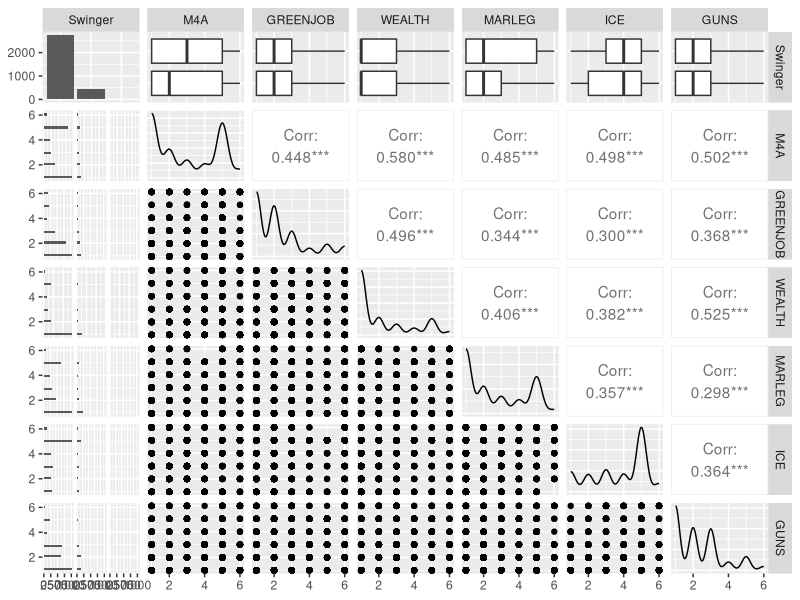
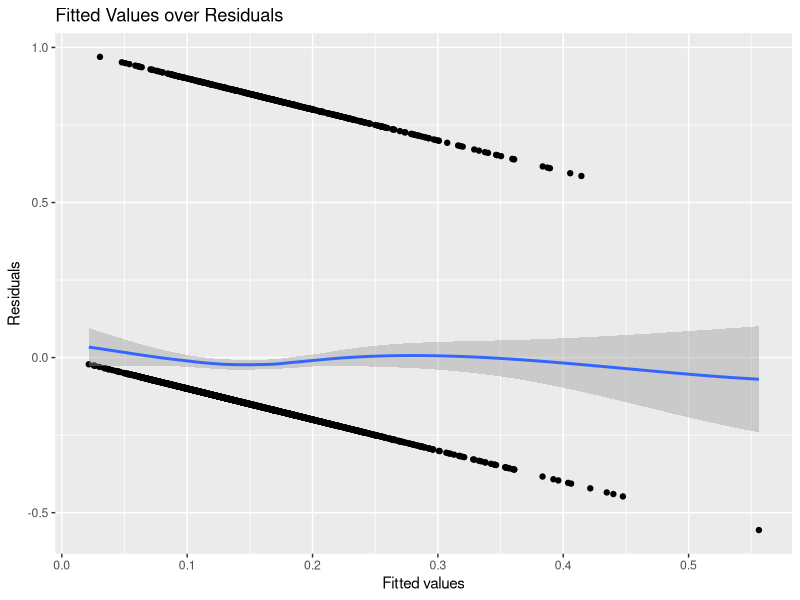
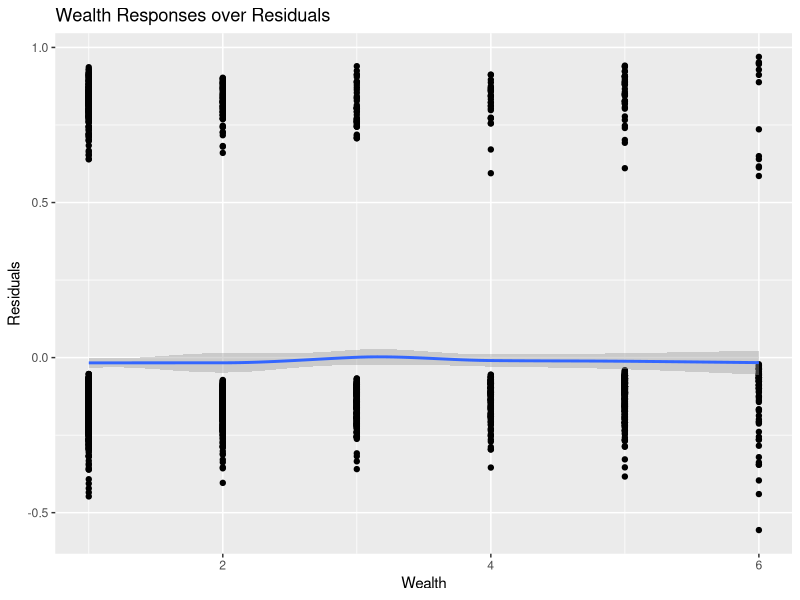
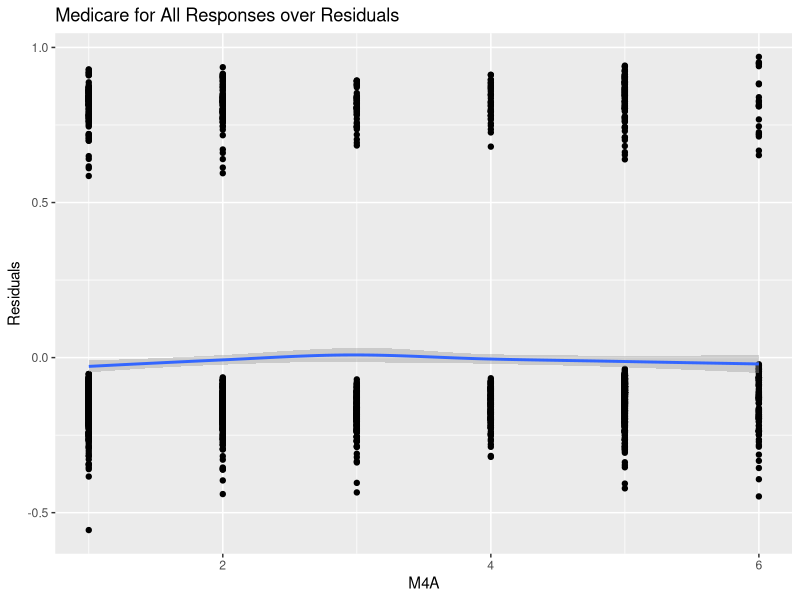
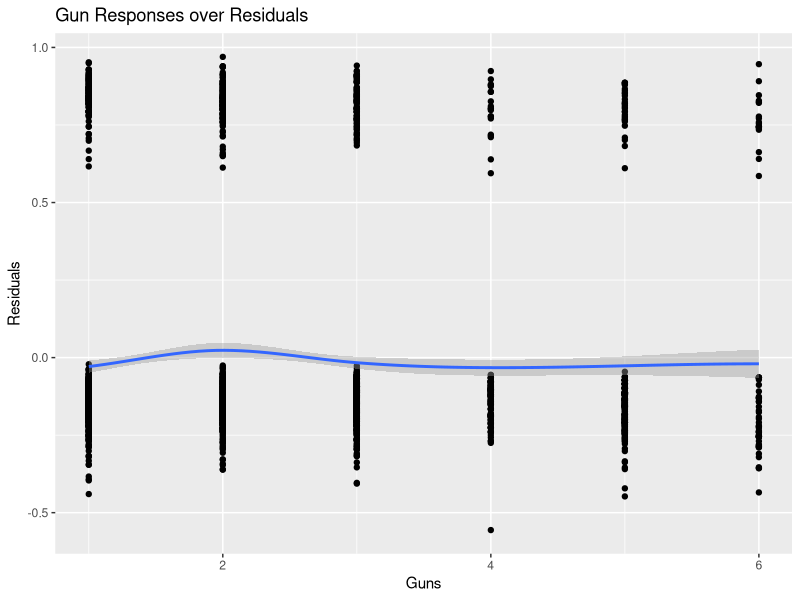
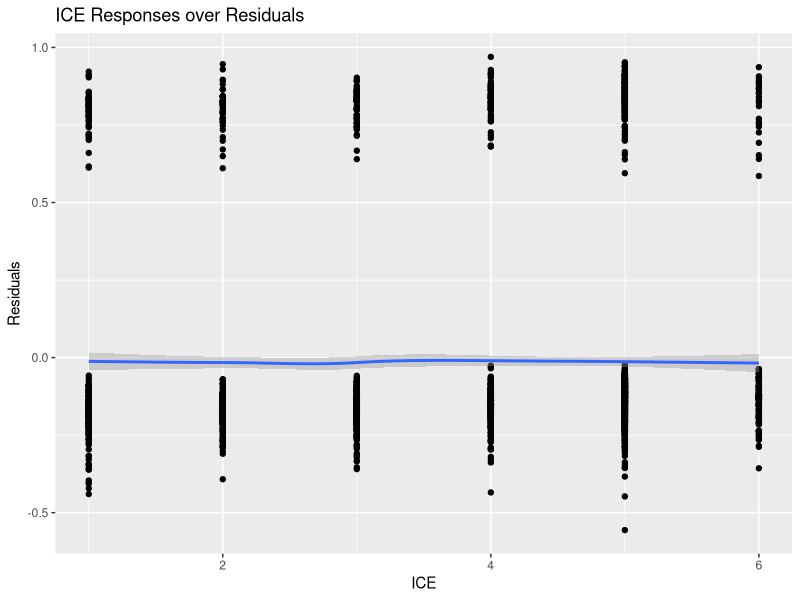
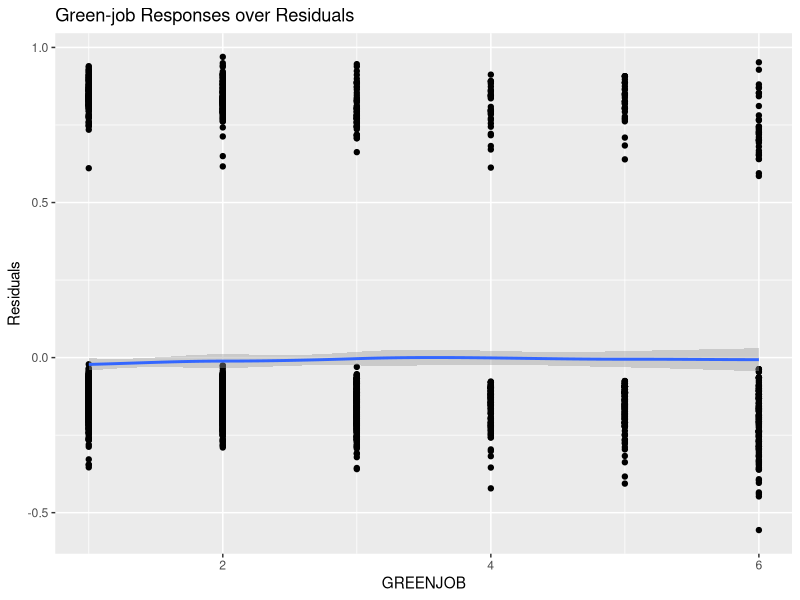
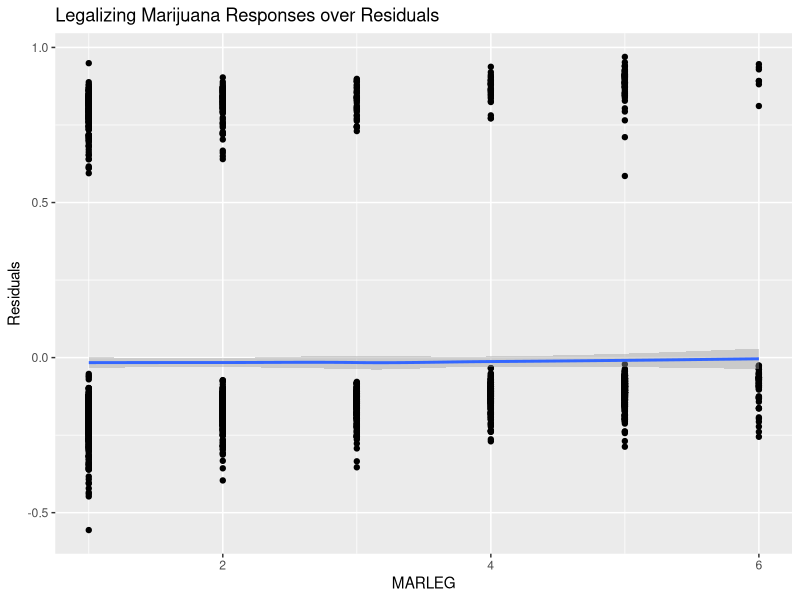

Reproduce these figures in R, in order.
## ---- chunk 1
knitr::opts_chunk$set(echo = TRUE)
# library imports go here
library(tidyverse)
library(ggplot2)
library(dplyr)
library(GGally)
library(broom)

# read in data
df <- read.csv("DFP_WTHH_release.csv")

# separate data in based on voting pattern
switchD <- filter(filter(df,presvote16post != 1),house3 == 1)
switchR <- filter(filter(df,presvote16post != 2),house3 == 2)
swinger <- (df$presvote16post != 1 & df$house3 == 1) | (df$presvote16post != 2 & df$house3 == 2)
swingers <-  df[swinger != FALSE,]
df['Swinger'] <- swinger
## ---- chunk 2
# subset data
issues <- df[c("Swinger","M4A","GREENJOB","WEALTH","MARLEG","ICE","GUNS")]

# adding variables to model at a time
one.issue <- glm(Swinger ~ WEALTH, family = quasibinomial, weights = weight_DFP, data = df)
two.issues <- glm(Swinger ~ WEALTH * M4A, family = quasibinomial, weights = weight_DFP, data = df)
three.issues <- glm(Swinger ~ WEALTH * M4A + MARLEG, family = quasibinomial, weights = weight_DFP, data = df)
four.issues <-  glm(Swinger ~ WEALTH * M4A + MARLEG + GUNS, family = quasibinomial, weights = weight_DFP, data = df)
five.issues <-  glm(Swinger ~ WEALTH * M4A + MARLEG + GUNS + GREENJOB, family = quasibinomial, weights = weight_DFP, data = df)
six.issues <- glm(Swinger ~ WEALTH * M4A + MARLEG + GUNS + GREENJOB + ICE, family = quasibinomial, weights = weight_DFP, data = df)

# probs for one issues
coe <- coef(one.issue)
y <- coe[1] + coe[2] * 1:5
probs <- exp(y) / (1 + exp(y)) 
cat("Probabilities for one issue variable (Wealth):\n",probs)
print("")

# probs for two issues
coe <- coef(two.issues)
y <- coe[1] + coe[2] + coe[3] * coe[4] * 1:5
probs <- exp(y) / (1 + exp(y))
cat("\nProbabilities for two issue variables (WEALTH + M4A):\n",probs)
print("")

coe <- coef(three.issues)
y <- coe[1] + coe[2] + coe[3] + coe[4] * coe[5] * 1:5
probs <- exp(y) / (1 + exp(y))
cat("\nProbabilities for three issue variables (WEALTH + M4A + MARLEG):\n",probs)
print("")

coe <- coef(four.issues)
y <- coe[1] + coe[2] + coe[3] + coe[4] + coe[5] * coe[6] * 1:5
probs <- exp(y) / (1 + exp(y))
cat("\nProbabilities for four issue variables (WEALTH + M4A + MARLEG + GUNS):\n",probs)
print("")

coe <- coef(five.issues)
y <- coe[1] + coe[2] + coe[3] + coe[4] + coe[5] + coe[6] * coe[7] * 1:5
probs <- exp(y) / (1 + exp(y))
cat("\nProbabilities for five issue variables (WEALTH + M4A + MARLEG + GUNS+ GREENJOB):\n",probs)
print("")

coe <- coef(six.issues)
y <- coe[1] + coe[2] + coe[3] + coe[4] + coe[5] + coe[6] + coe[7] * coe[8] * 1:5
probs <- exp(y) / (1 + exp(y))
cat("\nProbabilities for six issue variables (WEALTH + M4A + MARLEG + GUNS+GREENJOB + ICE):\n",probs)
## ---- chunk 3
pop <- df[c("POP_1","POP_2","POP_3")]

# populism variable models
one.pop <- glm(Swinger ~ POP_1, family = quasibinomial, weights = weight_DFP, data = df)
two.pops <- glm(Swinger ~ POP_1 + POP_2, family = quasibinomial, weights = weight_DFP, data = df)
three.pops <- glm(Swinger ~ POP_1 + POP_2 + POP_3, family = quasibinomial, weights = weight_DFP, data = df)

# probs for one pop variable
coe <- coef(one.pop)
y <- coe[1] + coe[2] * 1:5
probs <- exp(y) / (1 + exp(y)) 
cat("Probabilities for one populism variable (POP_1):\n",probs)
print("")

# probs for two pop variables
coe <- coef(two.pops)
y <- coe[1] + coe[2] + coe[3] * 1:5
probs <- exp(y) / (1 + exp(y)) 
cat("Probabilities for two populism variables (POP_1+ POP_2):\n",probs)
print("")

# probs for three pop variables
coe <- coef(three.pops)
y <- coe[1] + coe[2] + coe[3] + coe[4] * 1:5
probs <- exp(y) / (1 + exp(y)) 
cat("Probabilities for three populism variables (POP_1 + POP_2 + POP_3):\n",probs)
print("")
## ---- chunk 4
ggpairs(issues)
## ---- chunk 5
# evaluate residuals
six.df <- augment(six.issues)

# evaluate final model
six.df$.fitted = fitted.values(six.issues)
six.df$.resid = residuals(six.issues, type="response") 

gg1 <- ggplot(six.df, aes(x = .fitted, y = .resid)) + 
  geom_point() + 
  geom_smooth(method = "loess", method.args = list(degree = 1)) + 
  xlab("Fitted values") + 
  ylab("Residuals") + 
  ggtitle("Fitted Values over Residuals")

gg2 <- ggplot(six.df, aes(x = WEALTH, y = .resid)) + 
  geom_point() + 
  geom_smooth(method = "loess", method.args = list(degree = 1)) + 
  xlab("Wealth") + 
  ylab("Residuals") + 
  ggtitle("Wealth Responses over Residuals")

gg3 <- ggplot(six.df, aes(x = M4A, y = .resid)) + 
  geom_point() + 
  geom_smooth(method = "loess", method.args = list(degree = 1)) + 
  xlab("M4A") + 
  ylab("Residuals") + 
  ggtitle("Medicare for All Responses over Residuals")

gg4 <- ggplot(six.df, aes(x = GUNS, y = .resid)) + 
  geom_point() + 
  geom_smooth(method = "loess", method.args = list(degree = 1)) + 
  xlab("Guns") + 
  ylab("Residuals") + 
  ggtitle("Gun Responses over Residuals")

gg5 <- ggplot(six.df, aes(x = ICE, y = .resid)) + 
  geom_point() + 
  geom_smooth(method = "loess", method.args = list(degree = 1)) + 
  xlab("ICE") + 
  ylab("Residuals") + 
  ggtitle("ICE Responses over Residuals")

gg6 <- ggplot(six.df, aes(x = GREENJOB, y = .resid)) + 
  geom_point() + 
  geom_smooth(method = "loess", method.args = list(degree = 1)) + 
  xlab("GREENJOB") + 
  ylab("Residuals") + 
  ggtitle("Green-job Responses over Residuals")
  

gg7 <- ggplot(six.df, aes(x = MARLEG, y = .resid)) + 
  geom_point() + 
  geom_smooth(method = "loess", method.args = list(degree = 1)) + 
  xlab("MARLEG") + 
  ylab("Residuals") +
  ggtitle("Legalizing Marijuana Responses over Residuals")

gg1
gg2
gg3
gg4
gg5
gg6
gg7
## ---- chunk 6
ggpairs(pop)
## ---- chunk 7
# evaluate residuals
pop.df <- augment(three.pops)

# evaluate final model
pop.df$.fitted = fitted.values(three.pops)
pop.df$.resid = residuals(three.pops, type="response") 

gg1 <- ggplot(pop.df, aes(x = .fitted, y = .resid)) + 
  geom_point() + 
  geom_smooth(method = "loess", method.args = list(degree = 1)) + 
  xlab("Fitted values") + 
  ylab("Residuals") + 
  ggtitle("Fitted Values over Residuals")

gg2 <- ggplot(pop.df, aes(x = POP_1, y = .resid)) + 
  geom_point() + 
  geom_smooth(method = "loess", method.args = list(degree = 1)) + 
  xlab("POP_1") + 
  ylab("Residuals") + 
  ggtitle("POP 1 Variable over Residuals")

gg3 <- ggplot(pop.df, aes(x = POP_2, y = .resid)) + 
  geom_point() + 
  geom_smooth(method = "loess", method.args = list(degree = 1)) + 
  xlab("POP_2") + 
  ylab("Residuals") + 
  ggtitle("POP 2 Variable over Residuals")

gg4 <- ggplot(pop.df, aes(x = POP_3, y = .resid)) + 
  geom_point() + 
  geom_smooth(method = "loess", method.args = list(degree = 1)) + 
  xlab("POP_3") + 
  ylab("Residuals") + 
  ggtitle("POP 3 Variable over Residuals")


gg1
gg2
gg3
gg4
